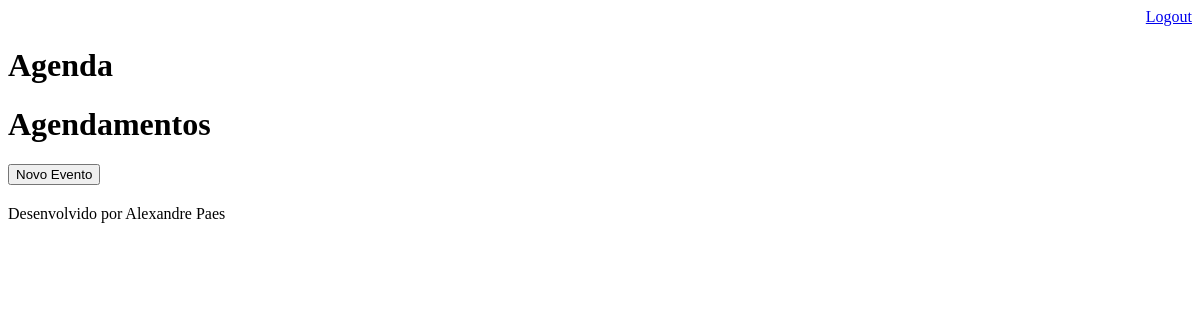
The page /agenda/ (signed in) on the database as committed earlier.
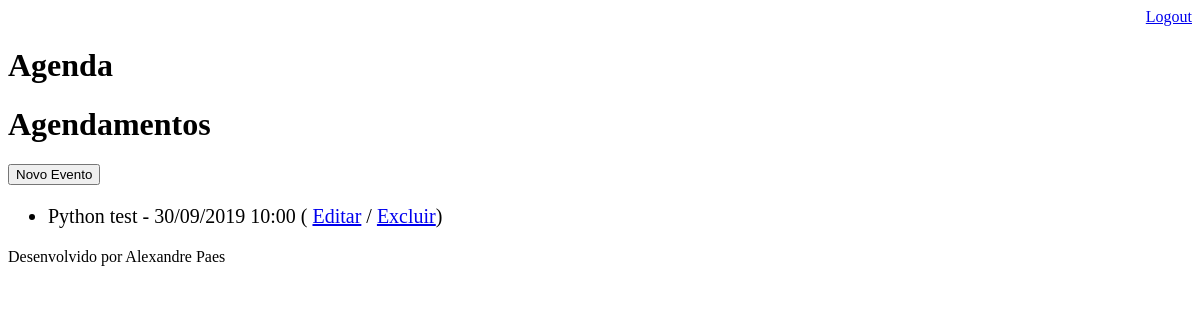
The same page on the database as committed later.
### django_bd_app/models.py (models this page shows, shortened)
class Evento(models.Model):
    titulo = models.CharField(max_length=100)
    descricao = models.TextField(blank=True, null=True)
    data_evento = models.DateTimeField(verbose_name='Data do Evento')
    data_criacao = models.DateTimeField(auto_now=True)
    usuario = models.ForeignKey(User, on_delete=models.CASCADE)
    class Meta:
        db_table = 'evento'
    def get_data_evento(self):
        return self.data_evento.strftime('%d/%m/%Y %H:%M')
    def get_evento_atrasado(self):
        if self.data_evento < datetime.now():
            return True
        else:
            return False

### django_bd_app/views.py (the view)
# urls.py: path('agenda/', views.lista_eventos),
@login_required(login_url='/login/')
def lista_eventos(request):
    usuario = request.user
    data_atual = datetime.now() - timedelta(hours=1)
    evento = Evento.objects.filter(usuario=usuario,
                                    data_evento__gt=data_atual) #get(id=1) foi substituido por .all() e .all() por filter(usuario=...)
    dados = {'eventos':evento}    #response foi subtituido por dados
    return render(request, 'agenda.html', dados)

### templates/agenda.html
{% extends "model-page.html" %}
{% block content %}
    <h1>Agendamentos</h1>
    <a href="evento/">
        <button type="button">Novo Evento</button>
    </a>
    <ul style="font-size: 20px">
        {% for evento in eventos %}
            <li>
                <div style={% if evento.get_evento_atrasado %} "color:red" {% endif %}>
                     {{ evento.titulo }} - {{ evento.get_data_evento }}
                     ( <a href="evento/?id={{ evento.id }}">Editar</a>
                     / <a href="evento/delete/{{ evento.id }}/">Excluir</a>)
                </div>
            </li>
        {% endfor %}
    </ul>
{% endblock %}

### templates/model-page.html (shortened to what this page needs)
<!DOCTYPE html>
<html lang="en">
<head>
    {% include "model-header.html" %}
</head>
<body>
    {% block content %} {% endblock %}
    {% include "model-footer.html" %}
</body>
</html>

### templates/model-header.html (shortened to what this page needs)
<div align="right">
    <a href='/logout'>Logout</a>
</div>
<h1>Agenda</h1>

### templates/model-footer.html
<p>Desenvolvido por Alexandre Paes</p>

Rows that differ between the two databases and show on the page:
added Evento: titulo "Python test", get_data_evento "30/09/2019 10:00"
